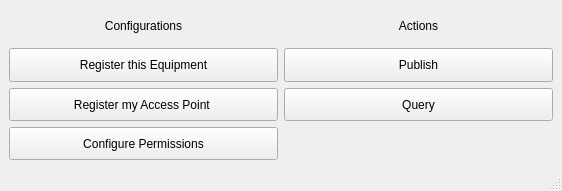
<?xml version="1.0" encoding="UTF-8"?>
<ui version="4.0">
 <class>MainWindow</class>
 <widget class="QMainWindow" name="MainWindow">
  <property name="geometry">
   <rect>
    <x>0</x>
    <y>0</y>
    <width>562</width>
    <height>191</height>
   </rect>
  </property>
  <property name="windowTitle">
   <string>CACIC - Home</string>
  </property>
  <widget class="QWidget" name="centralwidget">
   <layout class="QGridLayout" name="gridLayout">
    <item row="5" column="1">
     <widget class="QPushButton" name="query_button">
      <property name="sizePolicy">
       <sizepolicy hsizetype="Minimum" vsizetype="Minimum">
        <horstretch>0</horstretch>
        <verstretch>0</verstretch>
       </sizepolicy>
      </property>
      <property name="text">
       <string>Query</string>
      </property>
     </widget>
    </item>
    <item row="2" column="1">
     <widget class="QPushButton" name="publish_button">
      <property name="sizePolicy">
       <sizepolicy hsizetype="Minimum" vsizetype="Minimum">
        <horstretch>0</horstretch>
        <verstretch>0</verstretch>
       </sizepolicy>
      </property>
      <property name="text">
       <string>Publish</string>
      </property>
     </widget>
    </item>
    <item row="5" column="0">
     <widget class="QPushButton" name="register_ap_button">
      <property name="sizePolicy">
       <sizepolicy hsizetype="Minimum" vsizetype="Minimum">
        <horstretch>0</horstretch>
        <verstretch>0</verstretch>
       </sizepolicy>
      </property>
      <property name="text">
       <string>Register my Access Point </string>
      </property>
     </widget>
    </item>
    <item row="1" column="0">
     <widget class="QLabel" name="label">
      <property name="sizePolicy">
       <sizepolicy hsizetype="Minimum" vsizetype="Minimum">
        <horstretch>0</horstretch>
        <verstretch>0</verstretch>
       </sizepolicy>
      </property>
      <property name="text">
       <string>Configurations</string>
      </property>
      <property name="alignment">
       <set>Qt::AlignCenter</set>
      </property>
     </widget>
    </item>
    <item row="2" column="0">
     <widget class="QPushButton" name="register_ue_button">
      <property name="sizePolicy">
       <sizepolicy hsizetype="Minimum" vsizetype="Minimum">
        <horstretch>0</horstretch>
        <verstretch>0</verstretch>
       </sizepolicy>
      </property>
      <property name="text">
       <string>Register this Equipment</string>
      </property>
     </widget>
    </item>
    <item row="1" column="1">
     <widget class="QLabel" name="label_2">
      <property name="text">
       <string>Actions</string>
      </property>
      <property name="alignment">
       <set>Qt::AlignCenter</set>
      </property>
     </widget>
    </item>
    <item row="7" column="0">
     <widget class="QPushButton" name="perms_button">
      <property name="sizePolicy">
       <sizepolicy hsizetype="Minimum" vsizetype="Minimum">
        <horstretch>0</horstretch>
        <verstretch>0</verstretch>
       </sizepolicy>
      </property>
      <property name="text">
       <string>Configure Permissions</string>
      </property>
     </widget>
    </item>
   </layout>
  </widget>
  <widget class="QMenuBar" name="menubar">
   <property name="geometry">
    <rect>
     <x>0</x>
     <y>0</y>
     <width>562</width>
     <height>22</height>
    </rect>
   </property>
  </widget>
  <widget class="QStatusBar" name="statusbar"/>
  <action name="actionlogo">
   <property name="icon">
    <iconset>
     <normaloff>:/imgs/254e266bf32e4e8fbfb9ad996f1307d7.png</normaloff>
     <normalon>:/imgs/254e266bf32e4e8fbfb9ad996f1307d7.png</normalon>:/imgs/254e266bf32e4e8fbfb9ad996f1307d7.png</iconset>
   </property>
   <property name="text">
    <string>logo</string>
   </property>
  </action>
  <action name="actioncaciclogo">
   <property name="icon">
    <iconset>
     <normaloff>:/imgs/logo_cacic.png</normaloff>:/imgs/logo_cacic.png</iconset>
   </property>
   <property name="text">
    <string>caciclogo</string>
   </property>
  </action>
 </widget>
 <resources/>
 <connections/>
</ui>
